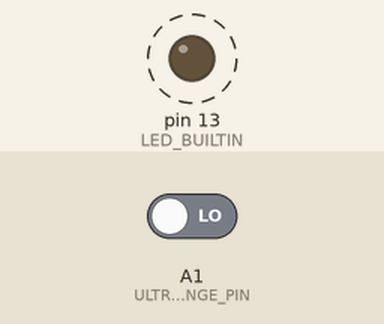
Simulated run of this sketch. Board: Teensy 3. On the bench: output pins drawn as LEDs (lit = HIGH). Dashed ring = blinking. The inputs (shaded band) are chosen by the test bench; at power-on: A1 (ULTRASONIC_RANGE_PIN) LOW. The ROS host is connected and sends only what is stated.

Above: at 0.05 s.
Timing chart, 0 to 3.0 s (numbered marks = the images above):
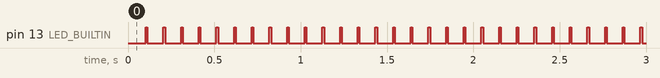

The sketch:

main.ino
```cpp
/*
* rosserial Publisher Example
* Prints "hello world!"
*/

#include <ros.h>
#include <sensor_msgs/Range.h>

//Timer variables for the example
elapsedMillis serial_timer;


// Initialize the ROS Handle
ros::NodeHandle nh;

// Initialize ROS Publiser and message
sensor_msgs::Range ultrasonic_range_msg;
ros::Publisher ultrasonic_range_pub("ultrasonic_range", &ultrasonic_range_msg);

// Interrupt Measurement object and variables.
#define ULTRASONIC_RANGE_PIN    15
#define MICROSEC_PER_METER_SCALE_FACTOR 5787.4
elapsedMicros ultrasonic_range_timer;


// Fills in basic information about the Range msg, and initializes the interrupts
void ultrasonic_range_setup(){
    // Type of snesor, ultrasonic vs. IR
    ultrasonic_range_msg.radiation_type = ultrasonic_range_msg.INFRARED;
    // angle of measure aperture (RAD)
    ultrasonic_range_msg.field_of_view = 0;   //Nan = Not Measured
    // Minimum range (m)
    ultrasonic_range_msg.min_range = 0.15;    //Nan = Not Measured
    // maximum range (m)
    ultrasonic_range_msg.max_range = 6.45;
    // Full Charge Nominal Capacity (Ah)
    ultrasonic_range_msg.range = 0;


    // Initialize Interrupt
    // Set pin directions
    pinMode(ULTRASONIC_RANGE_PIN, INPUT);

    //Configure Interrupt
    attachInterrupt(ULTRASONIC_RANGE_PIN, ultrasonic_range_isr, CHANGE);
}

// Interrupt service routine for the Ultrasonic range finder to measure the pulse width of the train pulse
void ultrasonic_range_isr(){
    //check if the pulse is falling of rising
    if (digitalReadFast(ULTRASONIC_RANGE_PIN)){
        // RISING PULSE - reset timer, to start counting
        ultrasonic_range_timer = 0;
    }
    else{
        // FALLING (ENDING) PULSE - Convert time to meters
        ultrasonic_range_msg.range = ultrasonic_range_timer / MICROSEC_PER_METER_SCALE_FACTOR;
    }
}


// Publishes the message
void ultrasonic_range_publish(){
    //Publish message
    ultrasonic_range_pub.publish( &ultrasonic_range_msg );
}


void setup()
{
    pinMode(LED_BUILTIN,OUTPUT);

    nh.initNode();
    nh.advertise(ultrasonic_range_pub);
    ultrasonic_range_setup();

}

void loop()
{
    // Publish every 0.1 seconds
    if (serial_timer >= 100) {
        serial_timer = 0;
        ultrasonic_range_publish();

        digitalWriteFast(LED_BUILTIN, HIGH);
        delay(10);
        digitalWriteFast(LED_BUILTIN, LOW);
    }


    nh.spinOnce();
    delay(10);
}
```

Measured:
- by itself, pin 13 (LED_BUILTIN): alternates HIGH for 0.01 s and LOW for 0.09 s
